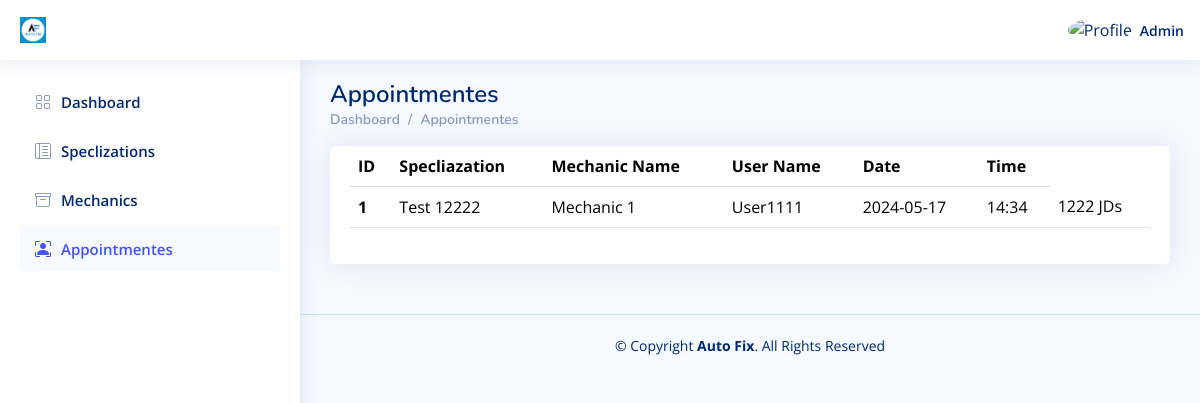
The app's page /Admin_Dashboard/Appointmentes.php (signed in), older data.
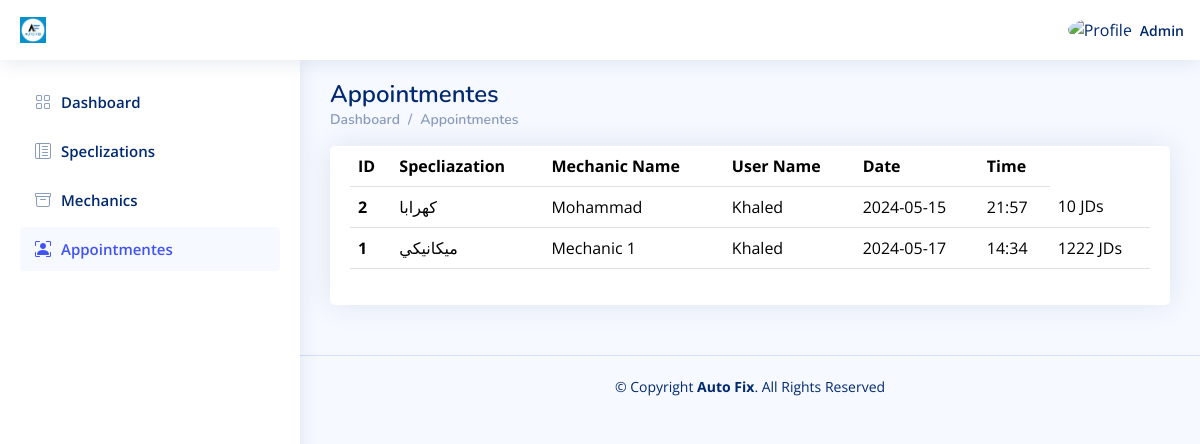
The same page, newer data.
### tables this page shows
CREATE TABLE `appointmentes` (
  `id` int(11) NOT NULL,
  `specialization_id` int(11) NOT NULL,
  `mechanic_id` int(11) NOT NULL,
  `customer_id` int(11) NOT NULL,
  `date` varchar(191) NOT NULL,
  `time` varchar(191) NOT NULL,
  `price` double DEFAULT NULL,
  `status` varchar(191) NOT NULL DEFAULT 'PENDING',
  `created_at` datetime NOT NULL DEFAULT current_timestamp()
);

CREATE TABLE `specliazations` (
  `id` int(11) NOT NULL,
  `name` varchar(191) NOT NULL,
  `active` tinyint(1) NOT NULL DEFAULT 1,
  `created_at` datetime NOT NULL DEFAULT current_timestamp()
);

CREATE TABLE `users` (
  `id` int(11) NOT NULL,
  `specalization_id` int(11) DEFAULT NULL,
  `location_id` int(11) DEFAULT NULL,
  `type` varchar(191) NOT NULL,
  `name` varchar(191) NOT NULL,
  `email` varchar(191) NOT NULL,
  `phone` varchar(191) NOT NULL,
  `password` varchar(191) NOT NULL,
  `total_rate` double NOT NULL DEFAULT 0,
  `active` tinyint(1) NOT NULL DEFAULT 1,
  `created_at` datetime NOT NULL DEFAULT current_timestamp()
);

### Admin_Dashboard/Appointmentes.php (the view, shortened to what this page needs)
<?php
include "../Connect.php";
$A_ID = $_SESSION['A_Log'];
if (!$A_ID) {
    echo '<script language="JavaScript">
     document.location="../Mechanic_Login.php";
    </script>';
} else {
    $sql1 = mysqli_query($con, "select * from users where id='$A_ID'");
    $row1 = mysqli_fetch_array($sql1);
    $name = $row1['name'];
}
?>
<!DOCTYPE html>
<html lang="en">
  <head>
    <link
      href="../assets/vendor/bootstrap/css/bootstrap.min.css"
      rel="stylesheet"
    />
    <link
      href="../assets/vendor/bootstrap-icons/bootstrap-icons.css"
      rel="stylesheet"
    />
    <link href="../assets/vendor/boxicons/css/boxicons.min.css" rel="stylesheet" />
    <link href="../assets/vendor/quill/quill.snow.css" rel="stylesheet" />
    <link href="../assets/vendor/quill/quill.bubble.css" rel="stylesheet" />
    <link href="../assets/vendor/remixicon/remixicon.css" rel="stylesheet" />
    <link href="../assets/vendor/simple-datatables/style.css" rel="stylesheet" />
    <link href="../assets/css/style.css" rel="stylesheet" />
  </head>
  <body>
    <header id="header" class="header fixed-top d-flex align-items-center">
      <div class="d-flex align-items-center justify-content-between">
        <a href="index.html" class="logo d-flex align-items-center">
          <img src="../assets/img/logo.jpeg" alt="" />
        </a>
      </div>
      <nav class="header-nav ms-auto">
        <ul class="d-flex align-items-center">
          <li class="nav-item dropdown pe-3">
            <a
              class="nav-link nav-profile d-flex align-items-center pe-0"
              href="#"
              data-bs-toggle="dropdown"
            >
              <img
                src="https://www.computerhope.com/jargon/g/guest-user.png"
                alt="Profile"
                class="rounded-circle"
              />
              <span class="d-none d-md-block ps-2"><?php echo $name ?></span> </a
            >
          </li>
        </ul>
      </nav>
    </header>
    <?php require './Aside-Nav/Aside.php'?>
    <main id="main" class="main">
      <div class="pagetitle">
        <h1>Appointmentes</h1>
        <nav>
          <ol class="breadcrumb">
            <li class="breadcrumb-item"><a href="index.html">Dashboard</a></li>
            <li class="breadcrumb-item">Appointmentes</li>
          </ol>
        </nav>
      </div>
      <section class="section">
        <div class="row">
          <div class="col-lg-12">
            <div class="card">
              <div class="card-body">
                <table class="table datatable">
                  <thead>
                    <tr>
                      <th scope="col">ID</th>
                      <th scope="col">Specliazation</th>
                      <th scope="col">Mechanic Name</th>
                      <th scope="col">User Name</th>
                      <th scope="col">Date</th>
                      <th scope="col">Time</th>
                    </tr>
                  </thead>
                  <tbody>
<?php
$sql1 = mysqli_query($con, "SELECT * from appointmentes ORDER BY id DESC");
while ($row1 = mysqli_fetch_array($sql1)) {
    $appointment_id = $row1['id'];
    $customer_id = $row1['customer_id'];
    $mechanic_id = $row1['mechanic_id'];
    $specialization_id = $row1['specialization_id'];
    $date = $row1['date'];
    $time = $row1['time'];
    $price = $row1['price'];
    $sql2 = mysqli_query($con, "SELECT * from users WHERE id = '$customer_id'");
    $row2 = mysqli_fetch_array($sql2);
    $user_name = $row2['name'];
    $sql3 = mysqli_query($con, "SELECT * from users WHERE id = '$mechanic_id'");
    $row3 = mysqli_fetch_array($sql3);
    $mechanic_name = $row3['name'];
    $sql4 = mysqli_query($con, "SELECT * from specliazations WHERE id = '$specialization_id'");
    $row4 = mysqli_fetch_array($sql4);
    $specliazation = $row4['name'];
    ?>
                    <tr>
                      <th scope="row"><?php echo $appointment_id ?></th>
                      <td><?php echo $specliazation ?></td>
                      <td><?php echo $mechanic_name ?></td>
                      <td><?php echo $user_name ?></td>
                      <td><?php echo $date ?></td>
                      <td><?php echo $time ?></td>
                      <td><?php echo $price ?> JDs</td>
                    </tr>
<?php
}?>
                  </tbody>
                </table>
              </div>
            </div>
          </div>
        </div>
      </section>
    </main>
    <footer id="footer" class="footer">
      <div class="copyright">
        &copy; Copyright <strong><span>Auto Fix</span></strong
        >. All Rights Reserved
      </div>
    </footer>
  </body>
</html>

Row changes from the older to the newer data that the page shows:
added appointmentes: id "2", specialization.name "كهرابا", users.name "Mohammad", users.name "Khaled", date "2024-05-15", time "21:57", price "10"
changed through a linked row, appointmentes "Mechanic 1": specialization.name "Test 12222" → "ميكانيكي"; users.name "User1111" → "Khaled"
